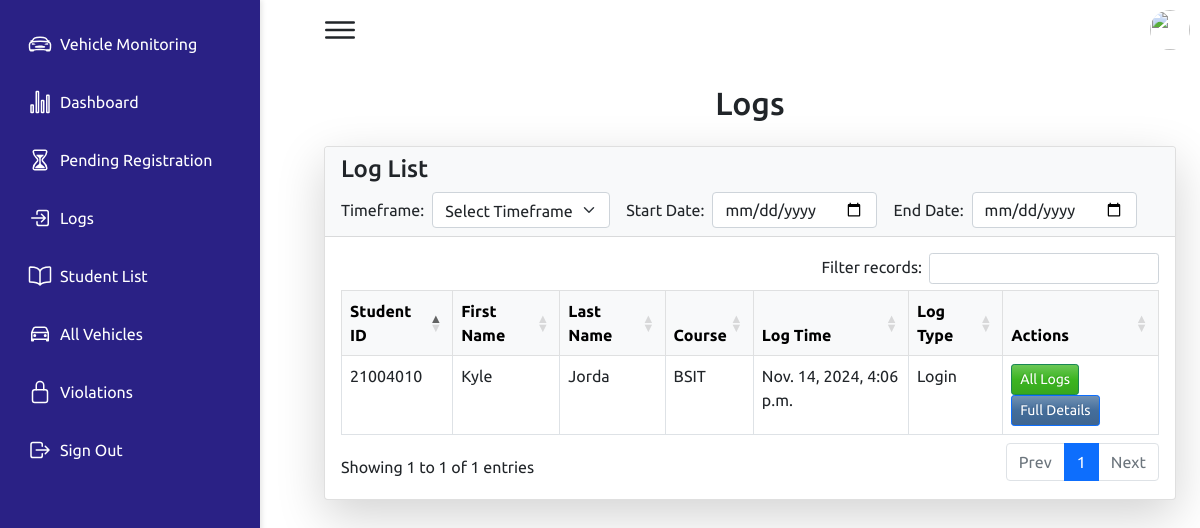
Page /logs/ (signed in) on the committed database.
### qrapp/models.py (models this page shows, shortened)
class Logs(models.Model):
    LOG_TYPE_CHOICES = [
        ('login', 'Login'),
        ('logout', 'Logout'),
    ]
    student_id = models.CharField(max_length=20)
    first_name = models.CharField(max_length=50)
    last_name = models.CharField(max_length=50)
    course = models.CharField(max_length=100)
    log_time = models.DateTimeField(default=timezone.now)  # Stores both date and time
    log_type = models.CharField(max_length=10, choices=LOG_TYPE_CHOICES)

### qrapp/views.py (the view, shortened to what this page needs)
# urls.py: path('logs/', views.student_logs, name='logs'),
def student_logs(request):
    logs = Logs.objects.all()
    timeframe = request.GET.get('timeframe', '')
    start_date = request.GET.get('start_date', '')
    end_date = request.GET.get('end_date', '')
    if start_date:
        logs = logs.filter(log_time__gte=start_date)
    if end_date:
        logs = logs.filter(log_time__lte=end_date)
    return render(request, 'qrapp/logs.html', {'logs': logs, 'start_date': start_date, 'end_date': end_date})

### qrapp/templates/qrapp/logs.html (shortened to what this page needs)
{% extends 'qrapp/base.html' %}
{% block content %}
<link href="https://cdn.jsdelivr.net/npm/bootstrap@5.1.3/dist/css/bootstrap.min.css" rel="stylesheet">
<link rel="stylesheet" href="https://cdn.datatables.net/1.11.5/css/dataTables.bootstrap5.min.css">
<div class="container mt-0">
    <h2 class="text-center mb-4">Logs</h2>
    <div class="card shadow-lg">
        <div class="card-header bg-light text-dark">
            <h4>Log List</h4>
            <div class="filter-container">
                <div class="d-flex align-items-center">
                    <label for="timeframeFilter" class="form-label mb-0 me-2">Timeframe:</label>
                    <select id="timeframeFilter" class="form-select custom-timeframe-select">
                        <option value="">Select Timeframe</option>
                    </select>
                </div>
                <div class="d-flex align-items-center">
                    <label for="startDate" class="form-label mb-0 me-2">Start Date:</label>
                    <input type="date" id="startDate" class="form-control" value="{{ start_date }}">
                </div>
                <div class="d-flex align-items-center">
                    <label for="endDate" class="form-label mb-0 me-2">End Date:</label>
                    <input type="date" id="endDate" class="form-control" value="{{ end_date }}">
                </div>
            </div>
        </div>
        <div class="card-body">
            <table id="logsTable" class="table table-hover table-bordered">
                <thead class="table-light">
                    <tr>
                        <th>Student ID</th>
                        <th>First Name</th>
                        <th>Last Name</th>
                        <th>Course</th>
                        <th>Log Time</th>
                        <th>Log Type</th>
                        <th>Actions</th>
                    </tr>
                </thead>
                <tbody>
                    {% for log in logs %}
                    <tr>
                        <td>{{ log.student_id }}</td>
                        <td>{{ log.first_name }}</td>
                        <td>{{ log.last_name }}</td>
                        <td>{{ log.course }}</td>
                        <td>{{ log.log_time }}</td>
                        <td>{{ log.get_log_type_display }}</td>
                        <td>
                            <button class="btn btn-success btn-sm me-1" id="allLogsBtn">All Logs</button>
                            <button class="btn btn-primary btn-sm" id="fullDetailsBtn">Full Details</button>
                        </td>
                    </tr>
                    {% endfor %}
                </tbody>
            </table>
        </div>
    </div>
</div>
{% endblock %}

### static/css/style.css (style rules this page uses)
* { font-family: "Ubuntu", sans-serif; margin: 0; padding: 0; box-sizing: border-box; }
:root { --blue: #2a2185; --white: #fff; --gray: #f5f5f5; --black1: #222; --black2: #999; }
body { min-height: 100vh; overflow-x: hidden; }
.container { position: relative; width: 100%; }

### qrapp/templates/qrapp/logs.html (style rules this page uses)
.filter-container { display: flex; gap: 1rem; align-items: center; }
.filter-container .form-select, .filter-container .form-control { height: 2.25rem; width: auto; }
.filter-container label { margin-right: 0.5rem; }

### rows in the picture
Logs: student_id "21004010", first_name "Kyle", last_name "Jorda", course "BSIT", log_time "Nov. 14, 2024, 4:06 p.m.", log_type "Login"
